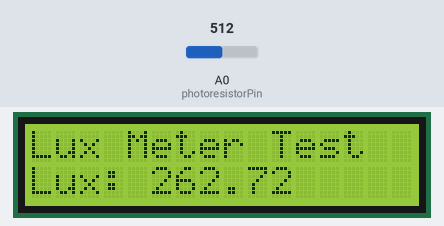
This sketch was run on a simulated Arduino Uno, built with avr-gcc and run on an emulated ATmega328P. Shown: 16×2 character LCD. The test bench sets the inputs (shaded band); at power-on: A0 (photoresistorPin) = 512.

Above: at 1.2 s.
1.3 s: A0 (photoresistorPin) set to 716
At 2.4 s:
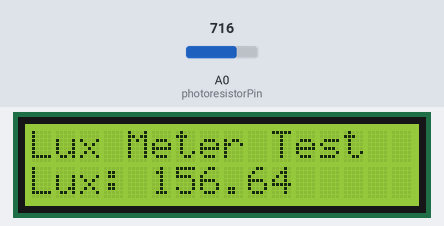
3.5 s: A0 (photoresistorPin) set to 900
At 5.2 s:
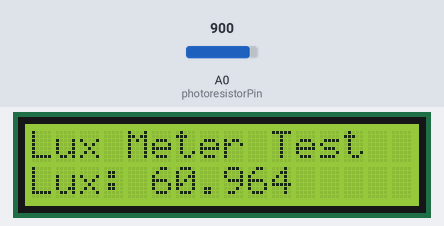
5.5 s: A0 (photoresistorPin) set to 1023
At 6.9 s:
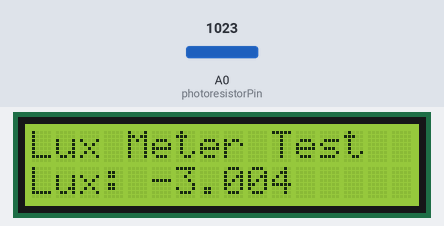
Timing chart, 0 to 8.5 s (numbered marks = the images above; inputs shaded):
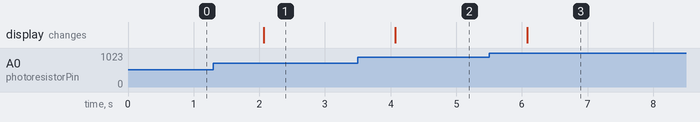

Measured:
- after the input at 1.3 s, the display: changes after 0.77 s (image 1)
- after the input at 3.5 s, the display: changes after 0.57 s (image 2)
- after the input at 5.5 s, the display: changes after 0.58 s (image 3)

The sketch:

JuvanValenticKoda.ino
```cpp
#include <LiquidCrystal.h>

const int photoresistorPin = A0;//pin za foto resistor

const int rs = 2, en = 3, d4 = 4, d5 = 5, d6 = 6, d7 = 7;
LiquidCrystal lcd(rs, en, d4, d5, d6, d7);


const float calibrationFactor = 0.52; //kalibracija

void setup() {
  lcd.begin(16, 2);
  lcd.print("Lux Meter Test");
}

void loop() {
  int sensorValue = analogRead(photoresistorPin);

  float lux = (1023 - sensorValue) * calibrationFactor -3;

  lcd.setCursor(0, 1);
  lcd.print("Lux: ");
  lcd.print(lux);

  delay(1000);
}
```
